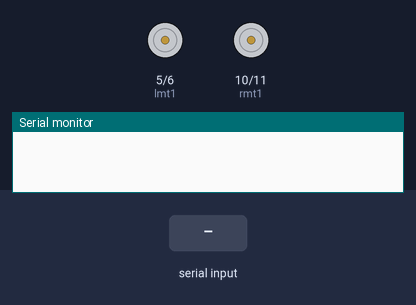
Bench run of a sketch on a simulated Arduino Uno, built with avr-gcc and run on an emulated ATmega328P. Parts: motor-driver pin pairs drawn as motors (green arrow = first pin HIGH = forward, orange = second pin HIGH = backward, longer = more drive), the last lines printed to the serial monitor. The inputs (shaded band) are chosen by the test bench.

Above: at 1.2 s.
1.3 s: "W" received over Serial
At 2.5 s:
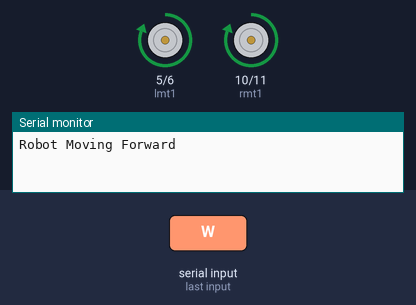
2.8 s: "S" received over Serial
At 3.7 s:
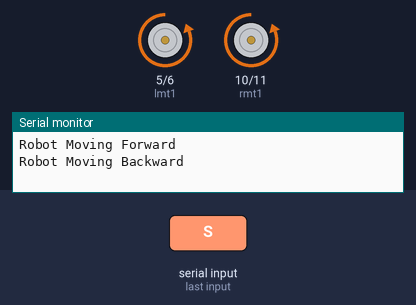
4.3 s: "A" received over Serial
At 4.8 s:
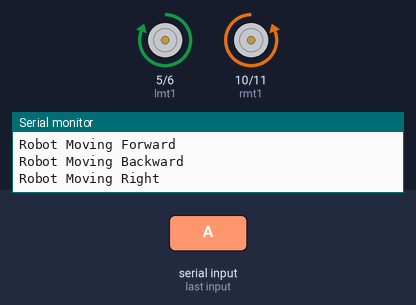
5.8 s: "D" received over Serial
At 7.1 s:
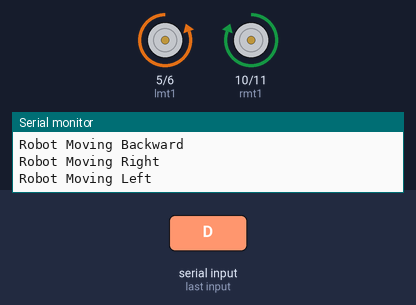
Timing chart, 0 to 8.3 s (numbered marks = the images above; inputs shaded):
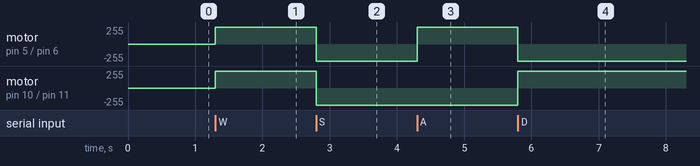

The sketch:

buuetooth_car.ino
```cpp
int lmt1=5,lmt2=6,rmt1=10,rmt2=11;    //variables for motor terminals is declared
char value;
void setup()
{
  Serial.begin(9600);    //Serial communication starts

     //Declaring motor terminals as output
  pinMode(lmt1,OUTPUT);
  pinMode(lmt2,OUTPUT);
  pinMode(rmt1,OUTPUT);
  pinMode(rmt2,OUTPUT);
}
void loop()
{
 value=Serial.read();    //Reading serial value
 switch(value)           //Switch case starts
{
   case'W':              //First case
   forward();
   Serial.println("Robot Moving Forward");
   break;
   case'S':              //Second case
   backward();
   Serial.println("Robot Moving Backward");
   break;
   case'A':              //Third case
   right();
   Serial.println("Robot Moving Right");
   break;
   case'D':             //Fourth case
   left();
   Serial.println("Robot Moving Left");
   break;
   case'X':             //Fifth case
   Stop();
   Serial.println("Robot Stopped");
   break;

  }

}
void forward()          //Forward function
{
  digitalWrite(lmt1,HIGH);
  digitalWrite(lmt2,LOW);
  digitalWrite(rmt1,HIGH);
  digitalWrite(rmt2,LOW);
}
void backward()         //Backward function
{
  digitalWrite(lmt1,LOW);
  digitalWrite(lmt2,HIGH);
  digitalWrite(rmt1,LOW);
  digitalWrite(rmt2,HIGH);
}
void right()            //Right function
{
  digitalWrite(lmt1,HIGH);
  digitalWrite(lmt2,LOW);
  digitalWrite(rmt1,LOW);
  digitalWrite(rmt2,HIGH);
}
void left()              //Left function
{
  digitalWrite(lmt1,LOW);
  digitalWrite(lmt2,HIGH);
  digitalWrite(rmt1,HIGH);
  digitalWrite(rmt2,LOW);
}
void Stop()              //Stop function
{
  digitalWrite(lmt1,LOW);
  digitalWrite(lmt2,LOW);
  digitalWrite(rmt1,LOW);
  digitalWrite(rmt2,LOW);
}
```

Measured:
- after the input at 1.3 s, motor on pin 5 (lmt1) / pin 6 (lmt2), motor on pin 10 (rmt1) / pin 11 (rmt2): stopped → forward 255/255 at once
- after the input at 2.8 s, motor on pin 5 (lmt1) / pin 6 (lmt2), motor on pin 10 (rmt1) / pin 11 (rmt2): forward 255/255 → backward 255/255 at once
- after the input at 4.3 s, motor on pin 5 (lmt1) / pin 6 (lmt2): backward 255/255 → forward 255/255 at once
- after the input at 5.8 s, motor on pin 5 (lmt1) / pin 6 (lmt2): forward 255/255 → backward 255/255 at once; motor on pin 10 (rmt1) / pin 11 (rmt2): backward 255/255 → forward 255/255 at once
